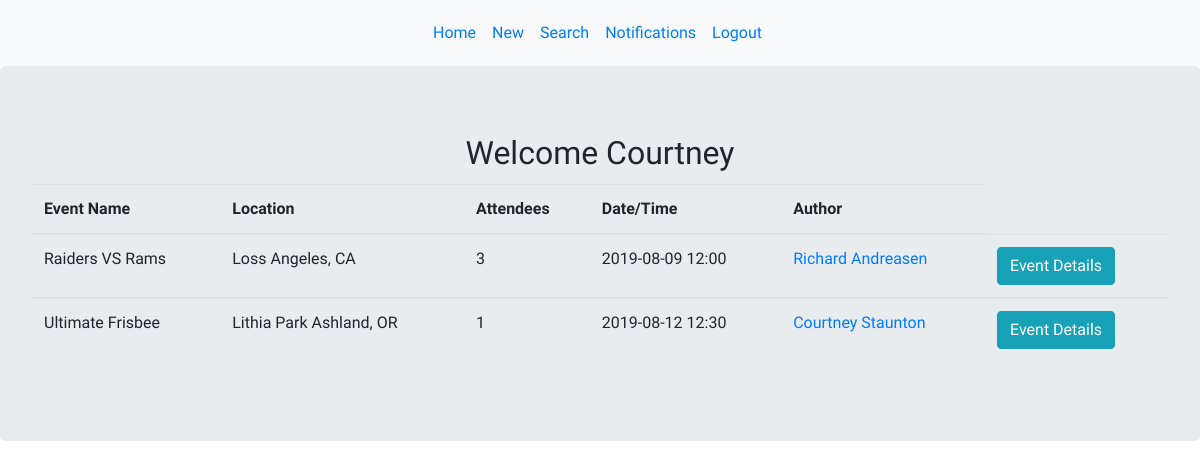
/homepage (signed in), run on the app's committed database.
### models.py (models this page shows)
class User(db.Model):
    __Tablename__ = "users"
    id = db.Column(db.Integer, primary_key=True)
    first_name = db.Column(db.String(100), nullable = False)
    last_name = db.Column(db.String(100), nullable = False)
    password = db.Column(db.String(200), unique = True, nullable = False)
    email = db.Column(db.String(100), unique = True, nullable = False)
    security_answer1 = db.Column(db.String(200))
    created_at = db.Column(db.DateTime, server_default=func.now())
    updated_at = db.Column(db.DateTime, server_default=func.now(), onupdate=func.now())
    users_that_attend_events = db.relationship('Event', lazy = 'dynamic', secondary = attendees_table)

class Event(db.Model):
    __Tablename__ = "events"
    id = db.Column(db.Integer, primary_key=True)
    event_title = db.Column(db.String(100))
    date = db.Column(db.String(8))
    time = db.Column(db.String(12))
    location = db.Column(db.String(100))
    information = db.Column(db.TEXT)
    creator_id = db.Column(db.Integer, db.ForeignKey("user.id"), nullable=False)
    author = db.relationship('User', foreign_keys=[creator_id], backref="user_messages", cascade="all")
    events_that_have_attendees = db.relationship('User', lazy = 'dynamic', secondary = attendees_table)

### controller_functions.py (the view)
def homepage():
    events = Event.query.all()
    user = User.query.get(session['uid'])
    user_events = user.users_that_attend_events.all()
    return render_template("user_home_page.html", all_events = events, all_events_of_user = user_events)

### templates/user_home_page.html (shortened to what this page needs)
<!DOCTYPE html>
<html lang="en">
<head>
    <link rel="stylesheet" href="{{ url_for('static', filename='main.css') }}">
    <link rel="stylesheet" href="https://maxcdn.bootstrapcdn.com/bootstrap/4.3.1/css/bootstrap.min.css">
</head>
<body>
    <nav class="navbar navbar-expand-sm bg-light justify-content-center">
        <ul class="navbar-nav">
            <li class="nav-item">
                <a class="nav-link" href="/homepage">Home</a>
            </li>
            <li class="nav-item">
                <a class="nav-link" href="/new">New</a>
            </li>
            <li class="nav-item">
                <a class="nav-link" href="/search">Search</a>
            </li>
            <li class="nav-item">
                <a class="nav-link" href="event">Notifications</a>
            </li>
            <li class="nav-item">
                <a class="nav-link" href="/logout">Logout</a>
            </li>
        </ul>
    </nav>
    <div class="jumbotron">
        <div class="d-flex justify-content-center">
            <h2>Welcome {{session['greetings']}} </h2>
        </div>
            <table class="table table-hover">
                <thead>
                        <tr>
                            <th> Event Name</th>
                            <th>Location</th>
                            <th>Attendees</th>
                            <th>Date/Time</th>
                            <th>Author</th>
                        </tr>
                    </thead>
                    {% for user in all_events_of_user %}
                    <tbody>
                        <td>{{ user.event_title }}</td>
                        <td>{{ user.location }}</td>
                        <td>{{ user.events_that_have_attendees.count() }}</td>
                        <td>{{ user.date }} {{ user.time }}</td>
                        <td><a href="/user_page/{{ user.author.id }}">{{user.author.first_name}} {{user.author.last_name}}</a></td>
                        <form action="/event/{{ user.id  }}">
                        <td><input class="btn btn-info" type="submit" value="Event Details"></td>
                    </form>
                    </tbody>
                    {% endfor %}
            </table>
        </div>
</body>
</html>

### static/main.css (style rules this page uses)
h1, h4, h2 { font-family: 'Nanum Gothic Coding', monospace; padding: 4px; text-align: center; }
p, th, td, ul { font-family: 'Mali', cursive; padding: 5px; }

### data on the page
User: greetings "Courtney"
Event: event_title "Raiders VS Rams", location "Loss Angeles, CA", events_that_have_attendees.count "3", date "2019-08-09", time "12:00", author.first_name "Richard", author.last_name "Andreasen"
Event: event_title "Ultimate Frisbee", location "Lithia Park Ashland, OR", events_that_have_attendees.count "1", date "2019-08-12", time "12:30", author.first_name "Courtney", author.last_name "Staunton"
